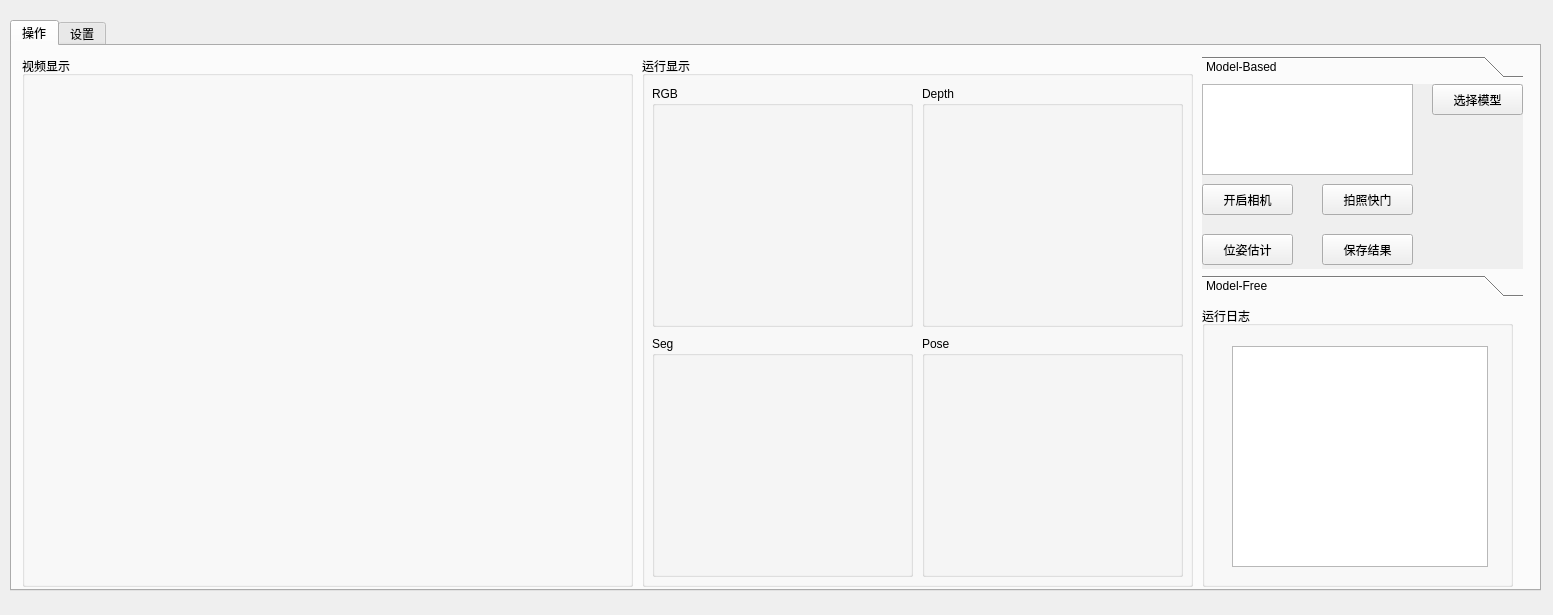
<?xml version="1.0" encoding="UTF-8"?>
<ui version="4.0">
 <class>Main</class>
 <widget class="QWidget" name="Main">
  <property name="geometry">
   <rect>
    <x>0</x>
    <y>0</y>
    <width>1553</width>
    <height>615</height>
   </rect>
  </property>
  <property name="windowTitle">
   <string>RGBD位姿估计系统</string>
  </property>
  <widget class="QTabWidget" name="tabWidget">
   <property name="geometry">
    <rect>
     <x>10</x>
     <y>20</y>
     <width>1531</width>
     <height>571</height>
    </rect>
   </property>
   <property name="currentIndex">
    <number>0</number>
   </property>
   <widget class="QWidget" name="tab">
    <attribute name="title">
     <string>操作</string>
    </attribute>
    <widget class="QGroupBox" name="groupBox">
     <property name="geometry">
      <rect>
       <x>10</x>
       <y>10</y>
       <width>611</width>
       <height>531</height>
      </rect>
     </property>
     <property name="title">
      <string>视频显示</string>
     </property>
     <widget class="QLabel" name="label_img">
      <property name="geometry">
       <rect>
        <x>20</x>
        <y>40</y>
        <width>571</width>
        <height>481</height>
       </rect>
      </property>
      <property name="text">
       <string/>
      </property>
     </widget>
    </widget>
    <widget class="QToolBox" name="toolBox">
     <property name="geometry">
      <rect>
       <x>1190</x>
       <y>10</y>
       <width>321</width>
       <height>241</height>
      </rect>
     </property>
     <property name="currentIndex">
      <number>0</number>
     </property>
     <widget class="QWidget" name="page">
      <property name="geometry">
       <rect>
        <x>0</x>
        <y>0</y>
        <width>321</width>
        <height>189</height>
       </rect>
      </property>
      <attribute name="label">
       <string>Model-Based</string>
      </attribute>
      <widget class="QTextBrowser" name="textBrowser_model">
       <property name="geometry">
        <rect>
         <x>0</x>
         <y>0</y>
         <width>211</width>
         <height>91</height>
        </rect>
       </property>
      </widget>
      <widget class="QPushButton" name="pushButton_model">
       <property name="geometry">
        <rect>
         <x>230</x>
         <y>0</y>
         <width>91</width>
         <height>31</height>
        </rect>
       </property>
       <property name="text">
        <string>选择模型</string>
       </property>
      </widget>
      <widget class="QPushButton" name="pushButton_camera">
       <property name="geometry">
        <rect>
         <x>0</x>
         <y>100</y>
         <width>91</width>
         <height>31</height>
        </rect>
       </property>
       <property name="text">
        <string>开启相机</string>
       </property>
      </widget>
      <widget class="QPushButton" name="pushButton_shoot">
       <property name="geometry">
        <rect>
         <x>120</x>
         <y>100</y>
         <width>91</width>
         <height>31</height>
        </rect>
       </property>
       <property name="text">
        <string>拍照快门</string>
       </property>
      </widget>
      <widget class="QPushButton" name="pushButton_es">
       <property name="geometry">
        <rect>
         <x>0</x>
         <y>150</y>
         <width>91</width>
         <height>31</height>
        </rect>
       </property>
       <property name="text">
        <string>位姿估计</string>
       </property>
      </widget>
      <widget class="QPushButton" name="pushButton_save">
       <property name="geometry">
        <rect>
         <x>120</x>
         <y>150</y>
         <width>91</width>
         <height>31</height>
        </rect>
       </property>
       <property name="text">
        <string>保存结果</string>
       </property>
      </widget>
     </widget>
     <widget class="QWidget" name="page_2">
      <property name="geometry">
       <rect>
        <x>0</x>
        <y>0</y>
        <width>321</width>
        <height>189</height>
       </rect>
      </property>
      <attribute name="label">
       <string>Model-Free</string>
      </attribute>
     </widget>
    </widget>
    <widget class="QGroupBox" name="groupBox_2">
     <property name="geometry">
      <rect>
       <x>1190</x>
       <y>260</y>
       <width>311</width>
       <height>281</height>
      </rect>
     </property>
     <property name="title">
      <string>运行日志</string>
     </property>
     <widget class="QTextBrowser" name="textBrowser_log">
      <property name="geometry">
       <rect>
        <x>30</x>
        <y>40</y>
        <width>256</width>
        <height>221</height>
       </rect>
      </property>
     </widget>
    </widget>
    <widget class="QGroupBox" name="groupBox_3">
     <property name="geometry">
      <rect>
       <x>630</x>
       <y>10</y>
       <width>551</width>
       <height>531</height>
      </rect>
     </property>
     <property name="title">
      <string>运行显示</string>
     </property>
     <widget class="QGroupBox" name="groupBox_4">
      <property name="geometry">
       <rect>
        <x>10</x>
        <y>30</y>
        <width>261</width>
        <height>241</height>
       </rect>
      </property>
      <property name="title">
       <string>RGB</string>
      </property>
      <widget class="QLabel" name="label_img_RGB">
       <property name="geometry">
        <rect>
         <x>20</x>
         <y>30</y>
         <width>221</width>
         <height>191</height>
        </rect>
       </property>
       <property name="text">
        <string/>
       </property>
      </widget>
     </widget>
     <widget class="QGroupBox" name="groupBox_5">
      <property name="geometry">
       <rect>
        <x>280</x>
        <y>30</y>
        <width>261</width>
        <height>241</height>
       </rect>
      </property>
      <property name="title">
       <string>Depth</string>
      </property>
      <widget class="QLabel" name="label_img_Depth">
       <property name="geometry">
        <rect>
         <x>20</x>
         <y>30</y>
         <width>221</width>
         <height>191</height>
        </rect>
       </property>
       <property name="text">
        <string/>
       </property>
      </widget>
     </widget>
     <widget class="QGroupBox" name="groupBox_6">
      <property name="geometry">
       <rect>
        <x>10</x>
        <y>280</y>
        <width>261</width>
        <height>241</height>
       </rect>
      </property>
      <property name="title">
       <string>Seg</string>
      </property>
      <widget class="QLabel" name="label_img_Seg">
       <property name="geometry">
        <rect>
         <x>20</x>
         <y>30</y>
         <width>221</width>
         <height>191</height>
        </rect>
       </property>
       <property name="text">
        <string/>
       </property>
      </widget>
     </widget>
     <widget class="QGroupBox" name="groupBox_7">
      <property name="geometry">
       <rect>
        <x>280</x>
        <y>280</y>
        <width>261</width>
        <height>241</height>
       </rect>
      </property>
      <property name="title">
       <string>Pose</string>
      </property>
      <widget class="QLabel" name="label_img_Pose">
       <property name="geometry">
        <rect>
         <x>20</x>
         <y>30</y>
         <width>221</width>
         <height>191</height>
        </rect>
       </property>
       <property name="text">
        <string/>
       </property>
      </widget>
     </widget>
    </widget>
   </widget>
   <widget class="QWidget" name="tab_2">
    <attribute name="title">
     <string>设置</string>
    </attribute>
    <widget class="QTextBrowser" name="textBrowser_path">
     <property name="geometry">
      <rect>
       <x>110</x>
       <y>90</y>
       <width>481</width>
       <height>31</height>
      </rect>
     </property>
     <property name="font">
      <font>
       <family>Agency FB</family>
       <pointsize>12</pointsize>
      </font>
     </property>
    </widget>
    <widget class="QLabel" name="label">
     <property name="geometry">
      <rect>
       <x>10</x>
       <y>90</y>
       <width>91</width>
       <height>31</height>
      </rect>
     </property>
     <property name="font">
      <font>
       <family>Agency FB</family>
       <pointsize>12</pointsize>
      </font>
     </property>
     <property name="text">
      <string>模型库路径：</string>
     </property>
    </widget>
    <widget class="QPushButton" name="pushButton_path">
     <property name="geometry">
      <rect>
       <x>620</x>
       <y>90</y>
       <width>101</width>
       <height>31</height>
      </rect>
     </property>
     <property name="font">
      <font>
       <family>Agency FB</family>
       <pointsize>12</pointsize>
      </font>
     </property>
     <property name="text">
      <string>选择路径</string>
     </property>
    </widget>
   </widget>
  </widget>
 </widget>
 <resources/>
 <connections/>
</ui>
